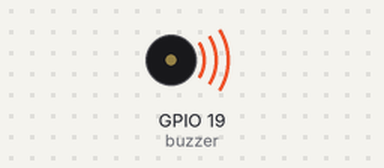
Simulated run of this program. Board: Raspberry Pi (BCM pin numbers). Shown: buzzer (waves = sounding, pin HIGH). What the program prints to the terminal is not drawn. At 5.0 s the program stops and its outputs stay as they are.

Above: at 0.2 s.
Timing chart, 0 to 3.0 s (numbered marks = the images above):
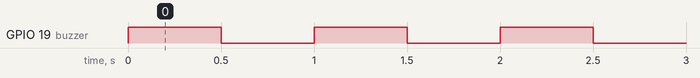

The program:

Buzzer_test.py
```python
from gpiozero import Buzzer
import time

buzzer = Buzzer(19)

#Piiksumise test, mis teeb 5 piiksu ja siis lopetab programmi
for i in range(5):
    buzzer.on()
    print ("Beep")
    time.sleep(0.5)
    buzzer.off()
    print ("No Beep")
    time.sleep(0.5)
```

Measured:
- by itself, GPIO 19 (buzzer): alternates HIGH for 0.50 s and LOW for 0.50 s, 10 changes in all, then stays LOW
